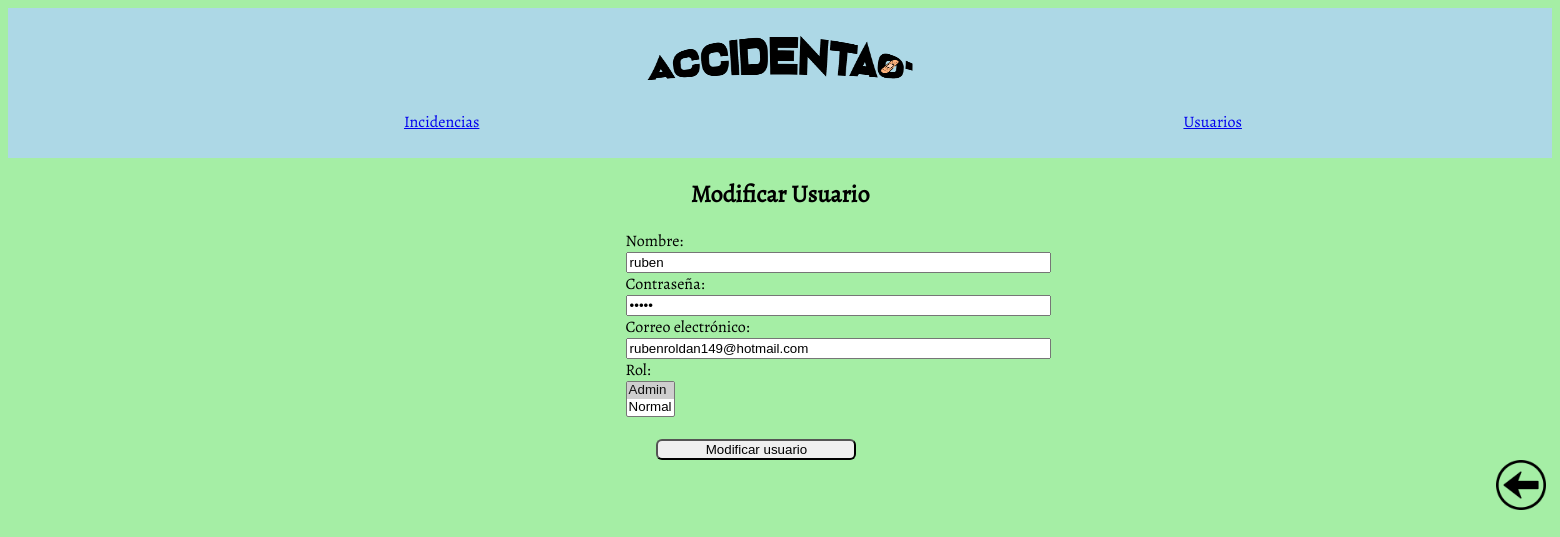
Page /index.php?action=formModificarUsuario&id_user=1 (signed in) on the committed database.
### tables this page shows
CREATE TABLE `users` (
  `id_user` int(11) NOT NULL,
  `nombre` varchar(100) NOT NULL,
  `correo` varchar(100) NOT NULL,
  `passwd` varchar(50) NOT NULL,
  `rol` int(11) NOT NULL
);

### vista.php (called while the page is built)
<?php
	class Vista {
		public function mostrar($nombreVista, $data = null) {
			include_once("vistas/header.php");
			include_once("vistas/$nombreVista.php");
			include_once("vistas/footer.php");
        }
	}

### index.php (called while the page is built, shortened)
<?php
    $controller = new Controller();
    if (isset($_REQUEST["action"])) {
		  $action = $_REQUEST["action"];
	  } else {
		  $action = "formLogin";
    }
	$controller->$action();

### models/user.php (called while the page is built, shortened)
<?php
    class User {
        private $db;
        public function __construct() {
            $this->db = new mysqli('localhost','root','','accidentao');
        }
        public function get($id_user) {
            if ($result = $this->db->query("SELECT * FROM users WHERE id_user = '$id_user'")) {
                $result = $result->fetch_object();
            } else {
                $result = null;
            }
            return $result;
        }
    }

### vistas/user/formularioModificarUsuario.php (the view)
<?php
        $user = $data['user'];
        echo '<h2 class="text-center">Modificar Usuario</h2>';
        echo '<form action="index.php" method="post" class="formUpdate">
                <input type="hidden" name="id_user" value="'.$user->id_user.'">
                <input type="hidden" name="action" value="modificarUsuario">
                Nombre: <br><input type="text" name="nombre" value="'.$user->nombre.'" size="50"><br>
                Contraseña: <br><input type="password" name="passwd" value="'.$user->passwd.'" size="50"><br>
                Correo electrónico: <br><input type="text" name="correo" value="'.$user->correo.'" size="50"><br>
                Rol: <br>
                <select name="rol" size="2">';
                if ($user->rol == 1) {echo '<option value="1" selected>Admin</option>';}
                else {echo '<option value="1">Admin</option>';}
                if ($user->rol == 2) {echo '<option value="2" selected>Normal</option>';}
                else {echo '<option value="2">Normal</option>';}
                echo '</select>';
                echo '<br><br>';
                echo '<input type="submit" value="Modificar usuario">
                </form>';

### styles/styles.css (style rules this page uses)
body { background-color: rgb(165, 238, 165); font-family: "Alegreya"; }
h2.text-center { width: 100%; text-align: center; }
.formUpdate { position: relative; left: 40%; }
.formUpdate input[type="submit"] { position: relative; left: 2%; border-radius: 6px; width: 200px; }

### rows in the picture
users: nombre "ruben", correo "rubenroldan149@hotmail.com", rol "Admin ☑ / Normal"
